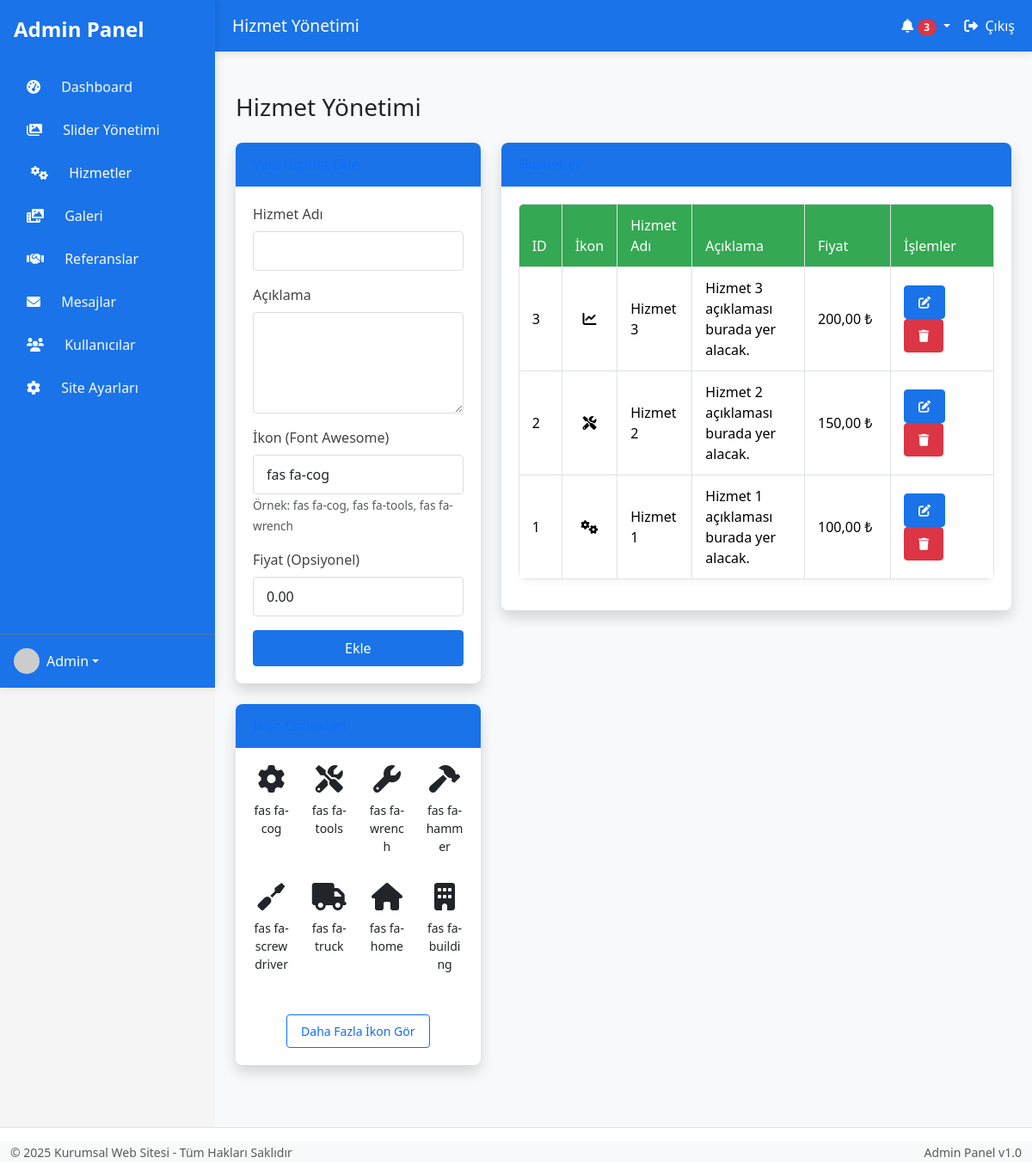
Screenshot of /admin/services.php (signed in) with the database file from the repository.
### tables this page shows
CREATE TABLE IF NOT EXISTS `services` (
  `id` int NOT NULL AUTO_INCREMENT,
  `name` varchar(255) NOT NULL,
  `description` text,
  `icon` varchar(100) DEFAULT NULL,
  `price` decimal(10,2) DEFAULT NULL,
  `created_at` timestamp NULL DEFAULT CURRENT_TIMESTAMP,
  PRIMARY KEY (`id`)
);

### admin/services.php (the view, shortened to what this page needs)
<?php
require_once '../config.php';
try {
    $db = getDbConnection();
} catch (PDOException $e) {
    die("Veritabanı bağlantı hatası: " . $e->getMessage());
}
$editService = null;
try {
    $stmt = $db->query("SELECT * FROM services ORDER BY id DESC");
    $services = $stmt->fetchAll(PDO::FETCH_ASSOC);
} catch (PDOException $e) {
    $services = [];
    $message = 'Veritabanı hatası: ' . $e->getMessage();
    $messageType = 'danger';
}
include 'includes/header.php';
?>
<div class="container-fluid py-4">
    <div class="d-sm-flex align-items-center justify-content-between mb-4">
        <h1 class="h3 mb-0 text-gray-800">Hizmet Yönetimi</h1>
    </div>
    <div class="row">
        <div class="col-xl-4 col-lg-5">
            <div class="card shadow mb-4">
                <div class="card-header py-3 d-flex flex-row align-items-center justify-content-between">
                    <h6 class="m-0 font-weight-bold text-primary">
                    </h6>
                </div>
                <div class="card-body">
                    <form action="<?php echo htmlspecialchars($_SERVER['PHP_SELF']); ?>" method="post">
                        <div class="mb-3">
                            <label for="name" class="form-label">Hizmet Adı</label>
                            <input type="text" class="form-control" id="name" name="name" value="<?php echo $editService ? htmlspecialchars($editService['name']) : ''; ?>" required>
                        </div>
                        <div class="mb-3">
                            <label for="description" class="form-label">Açıklama</label>
                            <textarea class="form-control" id="description" name="description" rows="4"><?php echo $editService ? htmlspecialchars($editService['description']) : ''; ?></textarea>
                        </div>
                        <div class="mb-3">
                            <label for="icon" class="form-label">İkon (Font Awesome)</label>
                            <input type="text" class="form-control" id="icon" name="icon" value="<?php echo $editService ? htmlspecialchars($editService['icon']) : 'fas fa-cog'; ?>" placeholder="fas fa-cog">
                            <small class="form-text text-muted">Örnek: fas fa-cog, fas fa-tools, fas fa-wrench</small>
                        </div>
                        <div class="mb-3">
                            <label for="price" class="form-label">Fiyat (Opsiyonel)</label>
                            <input type="number" class="form-control" id="price" name="price" step="0.01" value="<?php echo $editService ? htmlspecialchars($editService['price']) : '0.00'; ?>">
                        </div>
                        <div class="d-grid gap-2">
                            <button type="submit" class="btn btn-primary">
                                <?php echo $editService ? 'Güncelle' : 'Ekle'; ?>
                            </button>
                        </div>
                    </form>
                </div>
            </div>
            <div class="card shadow mb-4">
                <div class="card-header py-3">
                    <h6 class="m-0 font-weight-bold text-primary">İkon Örnekleri</h6>
                </div>
                <div class="card-body">
                    <div class="row text-center">
                        <div class="col-md-3 col-sm-4 mb-3">
                            <i class="fas fa-cog fa-2x"></i>
                            <p class="small mt-2">fas fa-cog</p>
                        </div>
                        <div class="col-md-3 col-sm-4 mb-3">
                            <i class="fas fa-tools fa-2x"></i>
                            <p class="small mt-2">fas fa-tools</p>
                        </div>
                        <div class="col-md-3 col-sm-4 mb-3">
                            <i class="fas fa-wrench fa-2x"></i>
                            <p class="small mt-2">fas fa-wrench</p>
                        </div>
                        <div class="col-md-3 col-sm-4 mb-3">
                            <i class="fas fa-hammer fa-2x"></i>
                            <p class="small mt-2">fas fa-hammer</p>
                        </div>
                        <div class="col-md-3 col-sm-4 mb-3">
                            <i class="fas fa-screwdriver fa-2x"></i>
                            <p class="small mt-2">fas fa-screwdriver</p>
                        </div>
                        <div class="col-md-3 col-sm-4 mb-3">
                            <i class="fas fa-truck fa-2x"></i>
                            <p class="small mt-2">fas fa-truck</p>
                        </div>
                        <div class="col-md-3 col-sm-4 mb-3">
                            <i class="fas fa-home fa-2x"></i>
                            <p class="small mt-2">fas fa-home</p>
                        </div>
                        <div class="col-md-3 col-sm-4 mb-3">
                            <i class="fas fa-building fa-2x"></i>
                            <p class="small mt-2">fas fa-building</p>
                        </div>
                    </div>
                    <div class="text-center mt-3">
                        <a href="https://fontawesome.com/icons?d=gallery&s=solid&m=free" target="_blank" class="btn btn-sm btn-outline-primary">
                            Daha Fazla İkon Gör
                        </a>
                    </div>
                </div>
            </div>
        </div>
        <div class="col-xl-8 col-lg-7">
            <div class="card shadow mb-4">
                <div class="card-header py-3">
                    <h6 class="m-0 font-weight-bold text-primary">Hizmetler</h6>
                </div>
                <div class="card-body">
                    <?php if (empty($services)): ?>
                        <p class="text-center">Henüz hizmet bulunmuyor.</p>
                    <?php else: ?>
                        <div class="table-responsive">
                            <table class="table table-bordered">
                                <thead>
                                    <tr>
                                        <th width="50">ID</th>
                                        <th width="60">İkon</th>
                                        <th>Hizmet Adı</th>
                                        <th>Açıklama</th>
                                        <th width="100">Fiyat</th>
                                        <th width="120">İşlemler</th>
                                    </tr>
                                </thead>
                                <tbody>
                                    <?php foreach ($services as $service): ?>
                                    <tr>
                                        <td><?php echo $service['id']; ?></td>
                                        <td class="text-center">
                                            <?php if (!empty($service['icon'])): ?>
                                                <i class="<?php echo htmlspecialchars($service['icon']); ?>"></i>
                                            <?php else: ?>
                                                <i class="fas fa-cog"></i>
                                            <?php endif; ?>
                                        </td>
                                        <td><?php echo htmlspecialchars($service['name']); ?></td>
                                        <td><?php echo mb_substr(htmlspecialchars($service['description']), 0, 100) . (mb_strlen($service['description']) > 100 ? '...' : ''); ?></td>
                                        <td><?php echo number_format($service['price'], 2, ',', '.') . ' ₺'; ?></td>
                                        <td>
                                            <a href="services.php?edit=<?php echo $service['id']; ?>" class="btn btn-sm btn-primary">
                                                <i class="fas fa-edit"></i>
                                            </a>
                                            <a href="services.php?delete=<?php echo $service['id']; ?>" class="btn btn-sm btn-danger" onclick="return confirm('Bu hizmeti silmek istediğinize emin misiniz?')">
                                                <i class="fas fa-trash"></i>
                                            </a>
                                        </td>
                                    </tr>
                                    <?php endforeach; ?>
                                </tbody>
                            </table>
                        </div>
                    <?php endif; ?>
                </div>
            </div>
        </div>
    </div>
</div>
<?php
include 'includes/footer.php';
?>

### rows the page displays
services: id "3", name "Hizmet 3", description "Hizmet 3 açıklaması burada yer alacak.", price "200,00"
services: id "2", name "Hizmet 2", description "Hizmet 2 açıklaması burada yer alacak.", price "150,00"
services: id "1", name "Hizmet 1", description "Hizmet 1 açıklaması burada yer alacak.", price "100,00"

### other values shown
$pageTitle "Hizmet Yönetimi"
